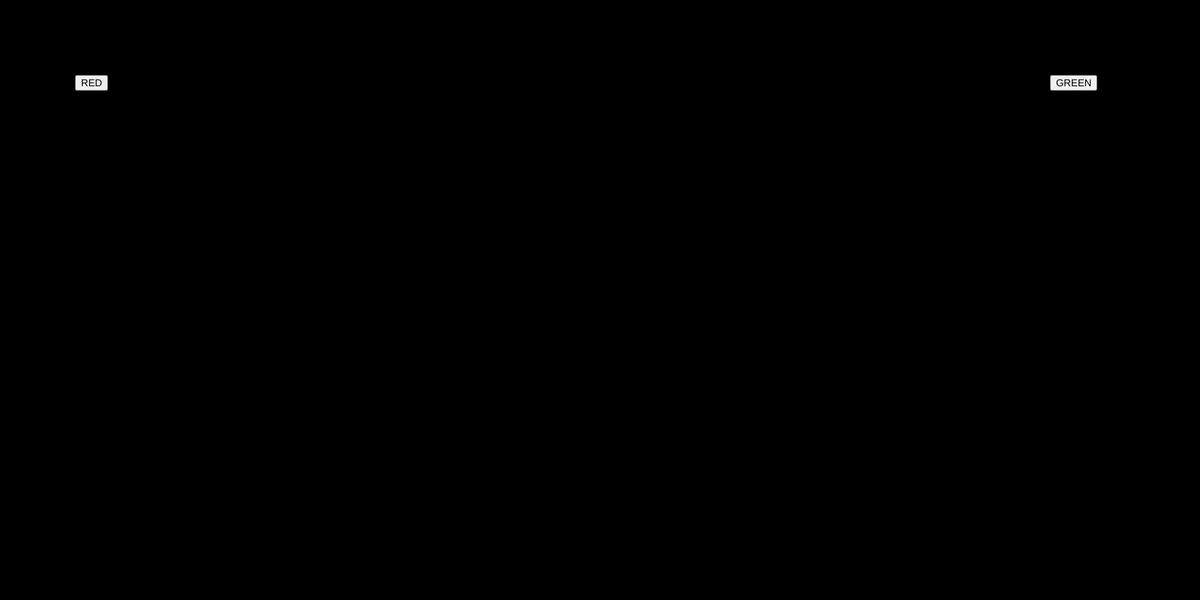
Frame 1 (no input)
Frame 60 (no input): identical to frame 1, image omitted
Frame 120 (the mouse pressed at the canvas centre since frame 60): identical to frame 1, image omitted

The p5.js sketch that drew this single still picture (run headless with seeded random() and noise() and a simulated clock; from frame 60 on, the mouse is pressed at the canvas centre):

// p5.js sketch
// ── sketch.js
var btn_red;
var btn_green;

var r = 0;
var g = 0;
var b = 0;

function setup() {
  createCanvas(1600, 800);
  
  btn_red = createButton("RED");
  btn_red.position(100,100);
  btn_red.mousePressed(red_bg);

  btn_green = createButton("GREEN");
  btn_green.position(1400 ,100);
  btn_green.mousePressed(green_bg);

}

function draw() {
  background(r,g,b);
}


function red_bg()
{
  r = 255
  g = 0
  b = 0
}
function green_bg()
{
  r = 0
  g = 255
  b = 0
}
